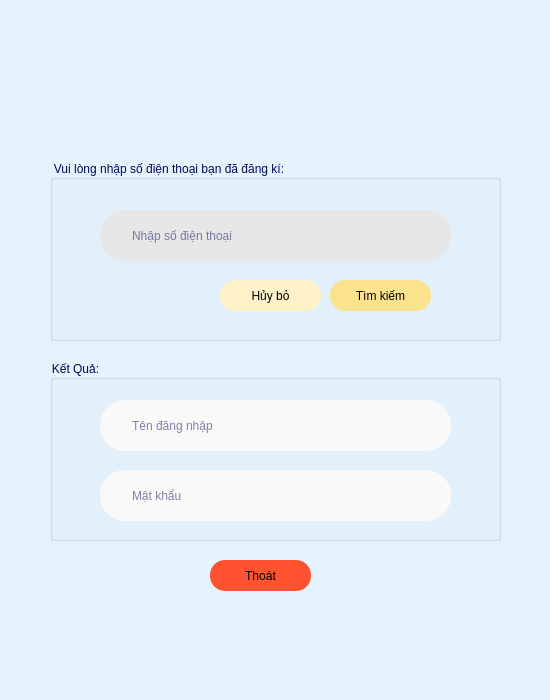
<?xml version="1.0" encoding="UTF-8"?>
<ui version="4.0">
 <class>MainWindow</class>
 <widget class="QMainWindow" name="MainWindow">
  <property name="geometry">
   <rect>
    <x>0</x>
    <y>0</y>
    <width>550</width>
    <height>700</height>
   </rect>
  </property>
  <property name="windowTitle">
   <string>MainWindow</string>
  </property>
  <widget class="QWidget" name="centralwidget">
   <widget class="QLabel" name="label">
    <property name="geometry">
     <rect>
      <x>0</x>
      <y>-40</y>
      <width>550</width>
      <height>751</height>
     </rect>
    </property>
    <property name="styleSheet">
     <string notr="true">background-color: rgb(229, 243, 254);</string>
    </property>
    <property name="text">
     <string/>
    </property>
    <property name="pixmap">
     <pixmap>../../Images/Images_DangNhap/nen_lay_mk.jpg</pixmap>
    </property>
    <property name="scaledContents">
     <bool>true</bool>
    </property>
   </widget>
   <widget class="QGroupBox" name="groupBox">
    <property name="geometry">
     <rect>
      <x>50</x>
      <y>160</y>
      <width>451</width>
      <height>181</height>
     </rect>
    </property>
    <property name="toolTip">
     <string>&lt;html&gt;&lt;head/&gt;&lt;body&gt;&lt;p&gt;&lt;span style=&quot; font-weight:600;&quot;&gt;vvffgfhfh&lt;/span&gt;&lt;/p&gt;&lt;/body&gt;&lt;/html&gt;</string>
    </property>
    <property name="styleSheet">
     <string notr="true">font: 75 16pt &quot;Sitka Display&quot;;
color: rgb(0, 9, 87);</string>
    </property>
    <property name="title">
     <string>Vui lòng nhập số điện thoại bạn đã đăng kí:</string>
    </property>
    <widget class="QLineEdit" name="lineEditSearch">
     <property name="geometry">
      <rect>
       <x>50</x>
       <y>50</y>
       <width>351</width>
       <height>51</height>
      </rect>
     </property>
     <property name="whatsThis">
      <string>&lt;html&gt;&lt;head/&gt;&lt;body&gt;&lt;p align=&quot;center&quot;&gt;&lt;br/&gt;&lt;/p&gt;&lt;/body&gt;&lt;/html&gt;</string>
     </property>
     <property name="styleSheet">
      <string notr="true">QLineEdit {
    border: 2px;  
    border-radius: 25px;        
	font: 14pt &quot;Sitka Display&quot;;
	background-color: rgb(232, 231, 231);
 	padding-left: 30px; 
    padding-right: 30px;                
}</string>
     </property>
     <property name="placeholderText">
      <string>Nhập số điện thoại </string>
     </property>
    </widget>
    <widget class="QPushButton" name="pushButtonSearch">
     <property name="geometry">
      <rect>
       <x>280</x>
       <y>120</y>
       <width>101</width>
       <height>31</height>
      </rect>
     </property>
     <property name="styleSheet">
      <string notr="true">QPushButton {
    background-color: #fae38c; 
    border-radius: 15px;       
    color: black;               
    padding: 5px 10px;        
	font: 14pt &quot;Sitka Display&quot;;
}

QPushButton:hover {
    background-color: #eeba4a
}

QPushButton:pressed {
    background-color: #fffaba; 
}
</string>
     </property>
     <property name="text">
      <string>Tìm kiếm</string>
     </property>
    </widget>
    <widget class="QPushButton" name="pushButtonCancel">
     <property name="geometry">
      <rect>
       <x>170</x>
       <y>120</y>
       <width>101</width>
       <height>31</height>
      </rect>
     </property>
     <property name="styleSheet">
      <string notr="true">QPushButton {
    background-color: #fff2c9; 
    border-radius: 15px;       
    color: black;               
    padding: 5px 10px;        
	font: 14pt &quot;Sitka Display&quot;;
}

QPushButton:hover {
    background-color: #eeba4a
}

QPushButton:pressed {
    background-color: #fffaba; 
}
</string>
     </property>
     <property name="text">
      <string>Hủy bỏ</string>
     </property>
    </widget>
   </widget>
   <widget class="QGroupBox" name="groupBox_2">
    <property name="geometry">
     <rect>
      <x>50</x>
      <y>360</y>
      <width>451</width>
      <height>181</height>
     </rect>
    </property>
    <property name="toolTip">
     <string>&lt;html&gt;&lt;head/&gt;&lt;body&gt;&lt;p&gt;&lt;span style=&quot; font-weight:600;&quot;&gt;vvffgfhfh&lt;/span&gt;&lt;/p&gt;&lt;/body&gt;&lt;/html&gt;</string>
    </property>
    <property name="styleSheet">
     <string notr="true">font: 75 16pt &quot;Sitka Display&quot;;
color: rgb(0, 9, 87);</string>
    </property>
    <property name="title">
     <string>Kết Quả:</string>
    </property>
    <widget class="QLineEdit" name="lineEditTenDangNhap">
     <property name="geometry">
      <rect>
       <x>50</x>
       <y>40</y>
       <width>351</width>
       <height>51</height>
      </rect>
     </property>
     <property name="whatsThis">
      <string>&lt;html&gt;&lt;head/&gt;&lt;body&gt;&lt;p align=&quot;center&quot;&gt;&lt;br/&gt;&lt;/p&gt;&lt;/body&gt;&lt;/html&gt;</string>
     </property>
     <property name="styleSheet">
      <string notr="true">QLineEdit {
    border: 2px;  
    border-radius: 25px;        
	font: 14pt &quot;Sitka Display&quot;;
	background-color: #fbf9f8; 	
	padding-left: 30px; 
    padding-right: 30px;        
}</string>
     </property>
     <property name="readOnly">
      <bool>true</bool>
     </property>
     <property name="placeholderText">
      <string>Tên đăng nhập</string>
     </property>
    </widget>
    <widget class="QLineEdit" name="lineEditMatKhau">
     <property name="geometry">
      <rect>
       <x>50</x>
       <y>110</y>
       <width>351</width>
       <height>51</height>
      </rect>
     </property>
     <property name="whatsThis">
      <string>&lt;html&gt;&lt;head/&gt;&lt;body&gt;&lt;p align=&quot;center&quot;&gt;&lt;br/&gt;&lt;/p&gt;&lt;/body&gt;&lt;/html&gt;</string>
     </property>
     <property name="styleSheet">
      <string notr="true">QLineEdit {
    border: 2px;  
    border-radius: 25px;        
	font: 14pt &quot;Sitka Display&quot;;
	background-color:#fbf9f8;
 	padding-left: 30px; 
    padding-right: 30px;                  
}</string>
     </property>
     <property name="readOnly">
      <bool>true</bool>
     </property>
     <property name="placeholderText">
      <string>Mật khẩu </string>
     </property>
    </widget>
   </widget>
   <widget class="QPushButton" name="pushButtonExit">
    <property name="geometry">
     <rect>
      <x>210</x>
      <y>560</y>
      <width>101</width>
      <height>31</height>
     </rect>
    </property>
    <property name="styleSheet">
     <string notr="true">QPushButton {
    
	background-color: rgb(255, 82, 48);
    border-radius: 15px;       
    color: black;               
    padding: 5px 10px;        
	font: 14pt &quot;Sitka Display&quot;;
}

QPushButton:hover {
    background-color: rgb(255, 151, 151)
}

QPushButton:pressed {
    background-color: rgb(255, 156, 156); 
}
</string>
    </property>
    <property name="text">
     <string>Thoát</string>
    </property>
   </widget>
  </widget>
  <widget class="QMenuBar" name="menubar">
   <property name="geometry">
    <rect>
     <x>0</x>
     <y>0</y>
     <width>550</width>
     <height>21</height>
    </rect>
   </property>
  </widget>
 </widget>
 <resources/>
 <connections/>
</ui>
